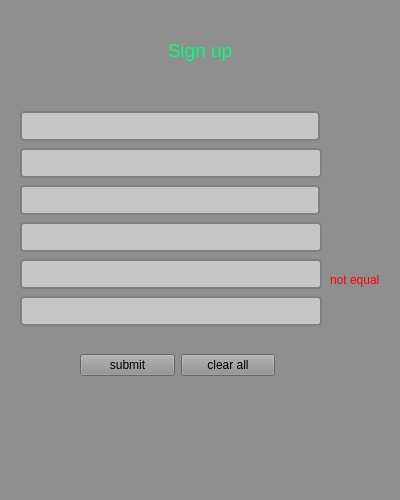
<?xml version="1.0" encoding="UTF-8"?>
<ui version="4.0">
 <class>MainWindow</class>
 <widget class="QMainWindow" name="MainWindow">
  <property name="geometry">
   <rect>
    <x>0</x>
    <y>0</y>
    <width>400</width>
    <height>500</height>
   </rect>
  </property>
  <property name="minimumSize">
   <size>
    <width>400</width>
    <height>500</height>
   </size>
  </property>
  <property name="maximumSize">
   <size>
    <width>400</width>
    <height>500</height>
   </size>
  </property>
  <property name="windowTitle">
   <string>MainWindow</string>
  </property>
  <property name="windowIcon">
   <iconset>
    <normaloff>../Icons/login.png</normaloff>../Icons/login.png</iconset>
  </property>
  <property name="styleSheet">
   <string notr="true">background-color:rgb(143, 143, 143);
</string>
  </property>
  <widget class="QWidget" name="centralwidget">
   <widget class="QLabel" name="label">
    <property name="geometry">
     <rect>
      <x>50</x>
      <y>30</y>
      <width>300</width>
      <height>40</height>
     </rect>
    </property>
    <property name="font">
     <font>
      <pointsize>14</pointsize>
     </font>
    </property>
    <property name="styleSheet">
     <string notr="true">color: rgb(0, 255, 127);
</string>
    </property>
    <property name="text">
     <string>Sign up</string>
    </property>
    <property name="alignment">
     <set>Qt::AlignCenter</set>
    </property>
   </widget>
   <widget class="QLabel" name="Label_Msg">
    <property name="geometry">
     <rect>
      <x>50</x>
      <y>410</y>
      <width>240</width>
      <height>40</height>
     </rect>
    </property>
    <property name="text">
     <string/>
    </property>
    <property name="alignment">
     <set>Qt::AlignCenter</set>
    </property>
   </widget>
   <widget class="QLabel" name="NotEqual_error">
    <property name="geometry">
     <rect>
      <x>330</x>
      <y>270</y>
      <width>61</width>
      <height>20</height>
     </rect>
    </property>
    <property name="styleSheet">
     <string notr="true">color: rgb(255, 0, 0);</string>
    </property>
    <property name="text">
     <string>not equal</string>
    </property>
   </widget>
   <widget class="QWidget" name="layoutWidget">
    <property name="geometry">
     <rect>
      <x>20</x>
      <y>110</y>
      <width>302</width>
      <height>217</height>
     </rect>
    </property>
    <layout class="QVBoxLayout" name="verticalLayout">
     <item>
      <widget class="QLineEdit" name="FirstName">
       <property name="minimumSize">
        <size>
         <width>300</width>
         <height>30</height>
        </size>
       </property>
       <property name="maximumSize">
        <size>
         <width>300</width>
         <height>30</height>
        </size>
       </property>
       <property name="styleSheet">
        <string notr="true">QLineEdit{ 
                background-color: #c6c6c6;
                border: 2px solid gray;
                border-radius: 4px;
                padding: 0 8px;
                selection-background-color: darkgray;
                font-size: 14px;
            }</string>
       </property>
      </widget>
     </item>
     <item>
      <widget class="QLineEdit" name="LastName">
       <property name="minimumSize">
        <size>
         <width>0</width>
         <height>30</height>
        </size>
       </property>
       <property name="maximumSize">
        <size>
         <width>16777215</width>
         <height>30</height>
        </size>
       </property>
       <property name="styleSheet">
        <string notr="true">QLineEdit{ 
                background-color: #c6c6c6;
                border: 2px solid gray;
                border-radius: 4px;
                padding: 0 8px;
                selection-background-color: darkgray;
                font-size: 14px;
            }
</string>
       </property>
      </widget>
     </item>
     <item>
      <widget class="QLineEdit" name="StudentNo_LineEdit">
       <property name="minimumSize">
        <size>
         <width>300</width>
         <height>30</height>
        </size>
       </property>
       <property name="maximumSize">
        <size>
         <width>300</width>
         <height>30</height>
        </size>
       </property>
       <property name="styleSheet">
        <string notr="true">QLineEdit{ 
                background-color: #c6c6c6;
                border: 2px solid gray;
                border-radius: 4px;
                padding: 0 8px;
                selection-background-color: darkgray;
                font-size: 14px;
            }</string>
       </property>
      </widget>
     </item>
     <item>
      <widget class="QLineEdit" name="PassLineEdit">
       <property name="minimumSize">
        <size>
         <width>0</width>
         <height>30</height>
        </size>
       </property>
       <property name="maximumSize">
        <size>
         <width>16777215</width>
         <height>30</height>
        </size>
       </property>
       <property name="styleSheet">
        <string notr="true">QLineEdit{ 
                background-color: #c6c6c6;
                border: 2px solid gray;
                border-radius: 4px;
                padding: 0 8px;
                selection-background-color: darkgray;
                font-size: 14px;
            }</string>
       </property>
      </widget>
     </item>
     <item>
      <widget class="QLineEdit" name="Pass_repeat">
       <property name="minimumSize">
        <size>
         <width>0</width>
         <height>30</height>
        </size>
       </property>
       <property name="maximumSize">
        <size>
         <width>16777215</width>
         <height>30</height>
        </size>
       </property>
       <property name="styleSheet">
        <string notr="true">QLineEdit{ 
                background-color: #c6c6c6;
                border: 2px solid gray;
                border-radius: 4px;
                padding: 0 8px;
                selection-background-color: darkgray;
                font-size: 14px;
            }</string>
       </property>
      </widget>
     </item>
     <item>
      <widget class="QLineEdit" name="Email_LineEdit">
       <property name="minimumSize">
        <size>
         <width>0</width>
         <height>30</height>
        </size>
       </property>
       <property name="maximumSize">
        <size>
         <width>16777215</width>
         <height>30</height>
        </size>
       </property>
       <property name="styleSheet">
        <string notr="true">QLineEdit{ 
                background-color: #c6c6c6;
                border: 2px solid gray;
                border-radius: 4px;
                padding: 0 8px;
                selection-background-color: darkgray;
                font-size: 14px;
            }</string>
       </property>
      </widget>
     </item>
    </layout>
   </widget>
   <widget class="QWidget" name="layoutWidget">
    <property name="geometry">
     <rect>
      <x>80</x>
      <y>350</y>
      <width>195</width>
      <height>30</height>
     </rect>
    </property>
    <layout class="QHBoxLayout" name="horizontalLayout">
     <item>
      <widget class="QPushButton" name="submit_Button">
       <property name="styleSheet">
        <string notr="true">QPushButton::hover
{
background-color: rgb(0, 170, 0);
}</string>
       </property>
       <property name="text">
        <string>submit</string>
       </property>
      </widget>
     </item>
     <item>
      <widget class="QPushButton" name="clear_Button">
       <property name="styleSheet">
        <string notr="true">QPushButton::hover
{
background-color: rgb(255, 0, 0);
}</string>
       </property>
       <property name="text">
        <string>clear all</string>
       </property>
      </widget>
     </item>
    </layout>
   </widget>
  </widget>
  <widget class="QStatusBar" name="statusbar"/>
 </widget>
 <resources/>
 <connections/>
</ui>
